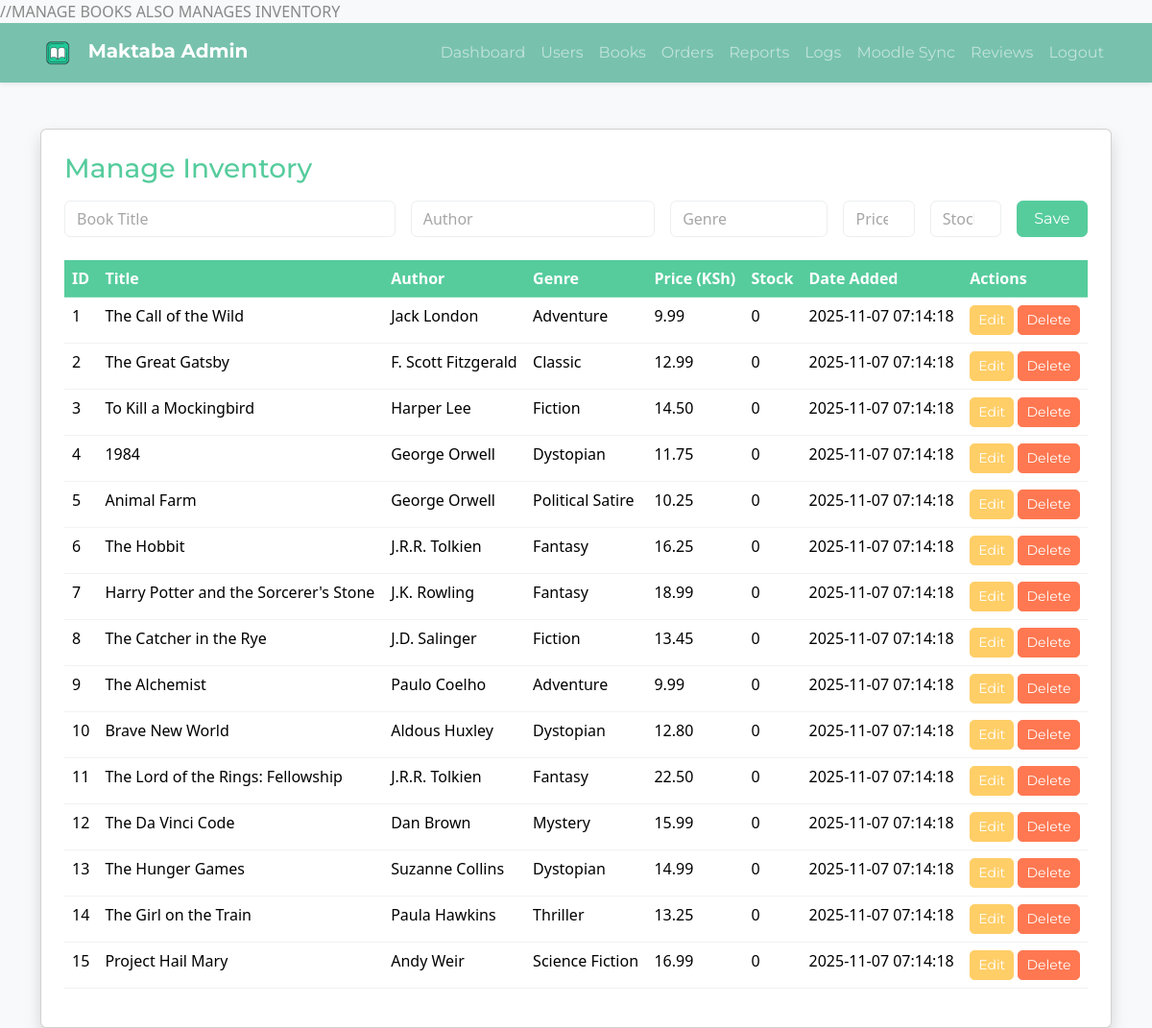
The app's page /modules/admin/manage_inventory.php (signed in) with its own data.
### tables this page shows
CREATE TABLE books (
    book_id INT AUTO_INCREMENT PRIMARY KEY,
    title VARCHAR(200) NOT NULL,
    author VARCHAR(100),
    publisher_id INT,
    price DECIMAL(10,2) NOT NULL,
    stock_quantity INT DEFAULT 0,
    reserved_stock INT DEFAULT 0,
    genre VARCHAR(50),
    year_of_publication YEAR,
    description TEXT,
    book_cover VARCHAR(255),
    moodle_course_id VARCHAR(50),  
    is_available TINYINT(1) DEFAULT 1,
    date_added TIMESTAMP DEFAULT CURRENT_TIMESTAMP,
    FOREIGN KEY (publisher_id) REFERENCES publishers(publisher_id)
        ON DELETE SET NULL ON UPDATE CASCADE
);

### modules/admin/manage_inventory.php (the view, shortened to what this page needs)
<?php
require_once("../../database/config.php");
$books = $conn->query("SELECT * FROM books ORDER BY date_added DESC");
?>
<!DOCTYPE html>
<html lang="en">
<head>
  <link href="https://cdn.jsdelivr.net/npm/bootswatch@5.3.3/dist/minty/bootstrap.min.css" rel="stylesheet">
</head>
<body class="bg-light">
<?php include("../../includes/admin_nav.php"); ?>
<div class="container mt-5">
  <div class="card shadow p-4">
    <h3 class="text-success mb-3">Manage Inventory</h3>
    <form method="POST" class="row g-3 mb-4">
      <div class="col-md-4">
        <input type="text" name="title" id="title" class="form-control" placeholder="Book Title" required>
      </div>
      <div class="col-md-3">
        <input type="text" name="author" id="author" class="form-control" placeholder="Author" required>
      </div>
      <div class="col-md-2">
        <input type="text" name="genre" id="genre" class="form-control" placeholder="Genre">
      </div>
      <div class="col-md-1">
        <input type="number" step="0.01" name="price" id="price" class="form-control" placeholder="Price" required>
      </div>
      <div class="col-md-1">
        <input type="number" name="stock" id="stock" class="form-control" placeholder="Stock" required>
      </div>
      <div class="col-md-1 d-grid">
        <button type="submit" class="btn btn-success">Save</button>
      </div>
    </form>
    <table class="table table-hover">
      <thead class="table-success">
        <tr>
          <th>ID</th>
          <th>Title</th>
          <th>Author</th>
          <th>Genre</th>
          <th>Price (KSh)</th>
          <th>Stock</th>
          <th>Date Added</th>
          <th>Actions</th>
        </tr>
      </thead>
      <tbody>
        <?php while ($book = $books->fetch_assoc()): ?>
          <tr>
            <td><?= $book['book_id'] ?></td>
            <td><?= htmlspecialchars($book['title']) ?></td>
            <td><?= htmlspecialchars($book['author']) ?></td>
            <td><?= htmlspecialchars($book['genre']) ?></td>
            <td><?= number_format($book['price'], 2) ?></td>
            <td><?= isset($book['stock']) ? htmlspecialchars($book['stock']) : '0' ?></td>
            <td><?= $book['date_added'] ?></td>
            <td>
              <button class="btn btn-sm btn-warning"
                onclick="editBook(<?= htmlspecialchars(json_encode($book)) ?>)">Edit</button>
              <a href="?delete=<?= $book['book_id'] ?>" class="btn btn-sm btn-danger"
                 onclick="return confirm('Delete this book?')">Delete</a>
            </td>
          </tr>
        <?php endwhile; ?>
      </tbody>
    </table>
  </div>
</div>
</body>
</html>

### records on screen
books: book_id "1", title "The Call of the Wild", author "Jack London", genre "Adventure", price "9.99", date_added "2025-11-07 07:14:18"
books: book_id "2", title "The Great Gatsby", author "F. Scott Fitzgerald", genre "Classic", price "12.99", date_added "2025-11-07 07:14:18"
books: book_id "3", title "To Kill a Mockingbird", author "Harper Lee", genre "Fiction", price "14.50", date_added "2025-11-07 07:14:18"
books: book_id "4", title "1984", author "George Orwell", genre "Dystopian", price "11.75", date_added "2025-11-07 07:14:18"
books: book_id "5", title "Animal Farm", author "George Orwell", genre "Political Satire", price "10.25", date_added "2025-11-07 07:14:18"
books: book_id "6", title "The Hobbit", author "J.R.R. Tolkien", genre "Fantasy", price "16.25", date_added "2025-11-07 07:14:18"
books: book_id "7", title "Harry Potter and the Sorcerer's Stone", author "J.K. Rowling", genre "Fantasy", price "18.99", date_added "2025-11-07 07:14:18"
books: book_id "8", title "The Catcher in the Rye", author "J.D. Salinger", genre "Fiction", price "13.45", date_added "2025-11-07 07:14:18"
books: book_id "9", title "The Alchemist", author "Paulo Coelho", genre "Adventure", price "9.99", date_added "2025-11-07 07:14:18"
books: book_id "10", title "Brave New World", author "Aldous Huxley", genre "Dystopian", price "12.80", date_added "2025-11-07 07:14:18"
books: book_id "11", title "The Lord of the Rings: Fellowship", author "J.R.R. Tolkien", genre "Fantasy", price "22.50", date_added "2025-11-07 07:14:18"
books: book_id "12", title "The Da Vinci Code", author "Dan Brown", genre "Mystery", price "15.99", date_added "2025-11-07 07:14:18"
books: book_id "13", title "The Hunger Games", author "Suzanne Collins", genre "Dystopian", price "14.99", date_added "2025-11-07 07:14:18"
books: book_id "14", title "The Girl on the Train", author "Paula Hawkins", genre "Thriller", price "13.25", date_added "2025-11-07 07:14:18"
books: book_id "15", title "Project Hail Mary", author "Andy Weir", genre "Science Fiction", price "16.99", date_added "2025-11-07 07:14:18"
